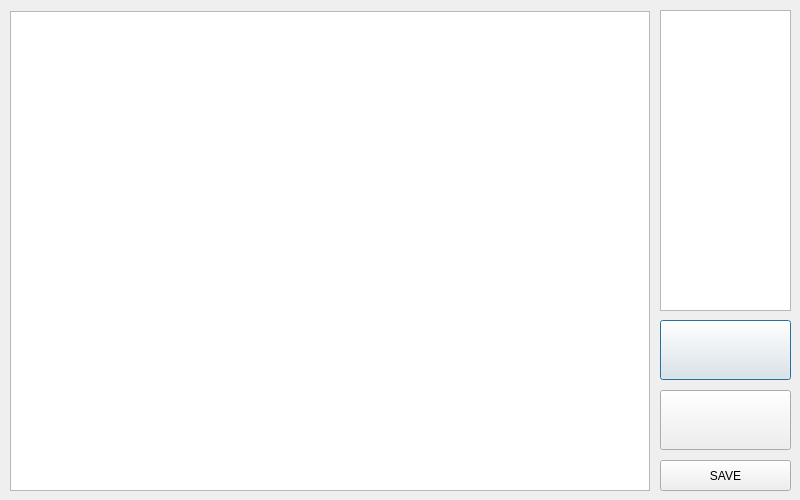
<?xml version="1.0" encoding="UTF-8"?>
<ui version="4.0">
 <class>ToolWindow</class>
 <widget class="QDialog" name="ToolWindow">
  <property name="geometry">
   <rect>
    <x>0</x>
    <y>0</y>
    <width>800</width>
    <height>500</height>
   </rect>
  </property>
  <property name="windowTitle">
   <string>Tool Window</string>
  </property>
  <widget class="QPushButton" name="btn2D">
   <property name="geometry">
    <rect>
     <x>660</x>
     <y>320</y>
     <width>131</width>
     <height>60</height>
    </rect>
   </property>
   <property name="text">
    <string/>
   </property>
  </widget>
  <widget class="QPushButton" name="btn3D">
   <property name="geometry">
    <rect>
     <x>660</x>
     <y>390</y>
     <width>131</width>
     <height>60</height>
    </rect>
   </property>
   <property name="text">
    <string/>
   </property>
  </widget>
  <widget class="QPushButton" name="btnSave">
   <property name="geometry">
    <rect>
     <x>660</x>
     <y>460</y>
     <width>131</width>
     <height>31</height>
    </rect>
   </property>
   <property name="text">
    <string>SAVE</string>
   </property>
  </widget>
  <widget class="QListWidget" name="lswClusters">
   <property name="geometry">
    <rect>
     <x>660</x>
     <y>10</y>
     <width>131</width>
     <height>301</height>
    </rect>
   </property>
  </widget>
  <widget class="QWidget" name="verticalLayoutWidget">
   <property name="geometry">
    <rect>
     <x>10</x>
     <y>10</y>
     <width>642</width>
     <height>482</height>
    </rect>
   </property>
   <layout class="QVBoxLayout" name="verticalLayout">
    <item>
     <widget class="QGraphicsView" name="graphicsView">
      <property name="sizePolicy">
       <sizepolicy hsizetype="Fixed" vsizetype="Fixed">
        <horstretch>0</horstretch>
        <verstretch>0</verstretch>
       </sizepolicy>
      </property>
      <property name="minimumSize">
       <size>
        <width>640</width>
        <height>480</height>
       </size>
      </property>
      <property name="verticalScrollBarPolicy">
       <enum>Qt::ScrollBarAlwaysOff</enum>
      </property>
      <property name="horizontalScrollBarPolicy">
       <enum>Qt::ScrollBarAlwaysOff</enum>
      </property>
     </widget>
    </item>
   </layout>
  </widget>
 </widget>
 <resources/>
 <connections/>
</ui>
